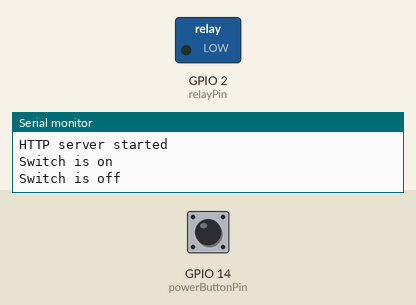
Bench run of a sketch on a simulated ESP8266 (NodeMCU). Shown: switched loads named in the sketch (green lamp = pin HIGH), the last lines printed to the serial monitor. The inputs (shaded band) are chosen by the test bench; at power-on: GPIO 14 (powerButtonPin) LOW. WiFi joins after 1.5 s; servers stay silent unless stated; not simulated (calls return 0 or success): /home/jsingh/private/wireless.h.

Above: at 4.7 s.
4.8 s: GPIO 14 (powerButtonPin) pulled HIGH for 0.15 s
At 5.7 s:
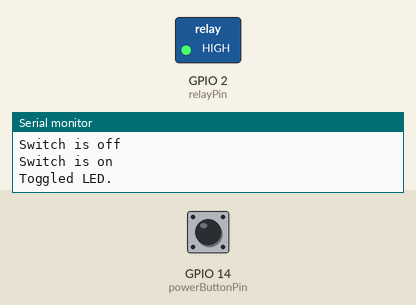
6.4 s: GPIO 14 (powerButtonPin) pulled HIGH for 1 s
At 7.0 s:
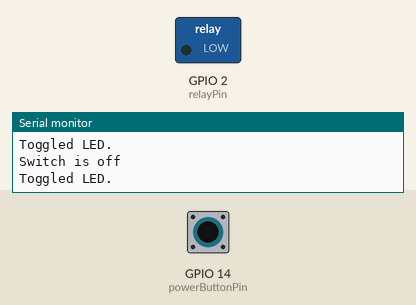
8.9 s: GPIO 14 (powerButtonPin) pulled HIGH for 3.2 s
At 10.1 s:
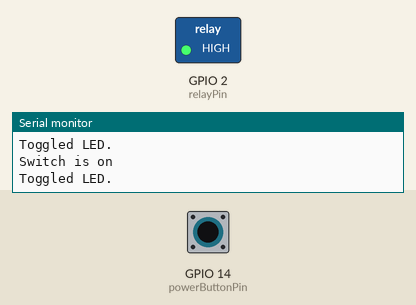
Timing chart, 0 to 11.9 s (numbered marks = the images above; inputs shaded):
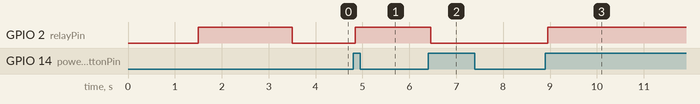

The sketch:

Esp8266LightPanel.ino
```cpp
#include <ESP8266WiFi.h>
#include <WiFiClient.h>
#include <ESP8266WebServer.h>
#include "./index.h"
#include "/home/jsingh/private/wireless.h"

#define IP_ADDRESS_SUFFIX 202

const char* ssid = PRIVATE_SSID;
const char* password = PRIVATE_PSK;

ESP8266WebServer server(80);

void handleRoot() {
  server.send(200, "text/html", INDEX_HTML);
}

const int relayPin = 2; // D4 (Using GPIO-2 since GPIO-0 flashes when flashing program).
const int powerButtonPin = 14; // D5
bool relayState = false;

const String setRelayState(bool newRelayState) {
	bool oldRelayState = relayState;
  relayState = newRelayState;
	const String output = relayState ? "Switch is on" : "Switch is off";
	if (oldRelayState != relayState) {
		digitalWrite(relayPin, relayState ? 1 : 0);
  	Serial.println(output);
	}
	return output;
}

int buttonState;             // the current reading from the input pin
int lastButtonState = LOW;   // the previous reading from the input pin

// the following variables are unsigned longs because the time, measured in
// milliseconds, will quickly become a bigger number than can be stored in an int.
unsigned long lastDebounceTime = 0;  // the last time the output pin was toggled
unsigned long debounceDelay = 50;    // the debounce time; increase if the output flickers

void processPowerButton() {
	  // read the state of the switch into a local variable:
  int reading = digitalRead(powerButtonPin);

  // check to see if you just pressed the button
  // (i.e. the input went from LOW to HIGH), and you've waited long enough
  // since the last press to ignore any noise:

  // If the switch changed, due to noise or pressing:
  if (reading != lastButtonState) {
    // reset the debouncing timer
    lastDebounceTime = millis();
  }

  if ((millis() - lastDebounceTime) > debounceDelay) {
    // whatever the reading is at, it's been there for longer than the debounce
    // delay, so take it as the actual current state:

    // if the button state has changed:
    if (reading != buttonState) {
      buttonState = reading;

      // only toggle the LED if the new button state is HIGH
      if (buttonState == HIGH) {
        setRelayState(!relayState);
			  Serial.println(F("Toggled LED."));
      }
    }
  }
  // save the reading. Next time through the loop, it'll be the lastButtonState:
  lastButtonState = reading;
}

void toggleRelay() {
	const String output = setRelayState(!relayState);
  server.send(200, "text/plain", output);
}
void turnRelayOn() {
	const String output = setRelayState(true);
  server.send(200, "text/plain", output);
}
void turnRelayOff() {
	const String output = setRelayState(false);
  server.send(200, "text/plain", output);
}

void handleNotFound() {
  String message = "File Not Found\n\n";
  message += "URI: ";
  message += server.uri();
  message += "\nMethod: ";
  message += (server.method() == HTTP_GET) ? "GET" : "POST";
  message += "\nArguments: ";
  message += server.args();
  message += "\n";
  for (uint8_t i = 0; i < server.args(); i++) {
    message += " " + server.argName(i) + ": " + server.arg(i) + "\n";
  }
  server.send(404, "text/plain", message);
}

void setup(void) {
  pinMode(relayPin, OUTPUT);
  pinMode(powerButtonPin, INPUT);
  setRelayState(false);

  Serial.begin(115200);
  WiFi.mode(WIFI_STA);
  #ifdef IP_ADDRESS_SUFFIX
	  IPAddress ip(10, 2, 1, IP_ADDRESS_SUFFIX);
		IPAddress gateway(10, 2, 1, 1);
		IPAddress subnet(255, 255, 255, 0);
		IPAddress dns(10, 2, 1, 1);
		WiFi.config(ip, dns, gateway, subnet);
	#endif
  WiFi.begin(ssid, password);
  Serial.println("");

  // Wait for connection
  while (WiFi.status() != WL_CONNECTED) {
    delay(500);
    Serial.print(".");
  }
  Serial.println("");
  Serial.print("Connected to ");
  Serial.println(ssid);
  Serial.print("IP address: ");
  Serial.println(WiFi.localIP());

  server.on("/", handleRoot);
  server.on("/toggle-relay", toggleRelay);
  server.on("/relay/on", turnRelayOn);
  server.on("/relay/off", turnRelayOff);

  server.onNotFound(handleNotFound);

  server.begin();
  Serial.println("HTTP server started");

  setRelayState(true);
  delay(2000);
  setRelayState(false);
}

void loop(void) {
  server.handleClient();
  processPowerButton();
}
```

index.h
```cpp
const String BODY = "\
<nav class='light-blue lighten-1' role='navigation'>\n\
  <div class='nav-wrapper container'><a id='logo-container' href='#' class='brand-logo'>Light Panel</a>\n\
    <ul class='right hide-on-med-and-down'>\n\
      <li><a href='https://github.com/jazeee/esp8266/tree/master'>GitHub</a></li>\n\
    </ul>\n\
\n\
    <ul id='nav-mobile' class='sidenav'>\n\
      <li><a href='https://github.com/jazeee/esp8266/tree/master'>GitHub</a></li>\n\
    </ul>\n\
    <a href='#' data-target='nav-mobile' class='sidenav-trigger'><i class='material-icons'>menu</i></a>\n\
  </div>\n\
</nav>\n\
<div class='section no-pad-bot' id='index-banner'>\n\
  <div class='container'>\n\
    <br><br>\n\
    <h1 class='header center orange-text'>Jaz's Light Panel</h1>\n\
    <div class='row center'>\n\
      <h5 class='header col s12 light'>Light Panel Controller</h5>\n\
    </div>\n\
    <div class='row'>\n\
	    <div class='col m4 s12 center'></div>\n\
	    <div class='col m4 s12 center'>\n\
	      <a href='#' onclick='toggleSwitch()' id='toggle-switch' class='btn-large waves-effect waves-light orange'>\n\
	        Toggle Switch \n\
	      </a>\n\
      </div>\n\
	    <div class='col m2 s12 center'></div>\n\
    </div>\n\
    <div class='row center'>\n\
      <h5 class='header col s12 light' id='switch-response'></h5>\n\
    </div>\n\
    <br><br>\n\
\n\
  </div>\n\
</div>\n\
";

const String SCRIPTS = "\
<script>\n\
  function toggleSwitch() {\n\
    fetch(\"/toggle-relay\", {method: 'POST'}).then(response=>response.text())\n\
    .then((text) => {\n\
      console.log(text);\n\
      document.getElementById('switch-response').textContent = text;\n\
    });\n\
  }\n\
</script>\n\
";

const String INDEX_HTML =
"<!DOCTYPE html>\n"
"<html>\n\
  <head>\n\
    <!--Import Google Icon Font-->\n\
    <link href='https://fonts.googleapis.com/icon?family=Material+Icons' rel='stylesheet'>\n\
    <!-- Compiled and minified CSS -->\n\
    <link rel='stylesheet' href='https://cdnjs.cloudflare.com/ajax/libs/materialize/1.0.0/css/materialize.min.css' \n\
    media='screen,projection'>\n\
\n\
    <!--Let browser know website is optimized for mobile-->\n\
    <meta name='viewport' content='width=device-width, initial-scale=1.0'/>\n\
  </head>\n\
\n\
  <body>\n" +
  BODY +
  "\n" +
  SCRIPTS + "\
    <!--JavaScript at end of body for optimized loading-->\n\
    <!-- Compiled and minified JavaScript -->\n\
    <script src='https://cdnjs.cloudflare.com/ajax/libs/materialize/1.0.0/js/materialize.min.js'></script>	\n\
  </body>\n\
</html>\n\
";
```

Measured:
- after the input at 4.8 s, GPIO 2 (relayPin): LOW → HIGH after 0.05 s
- after the input at 6.4 s, GPIO 2 (relayPin): HIGH → LOW after 0.05 s
- after the input at 8.9 s, GPIO 2 (relayPin): LOW → HIGH after 0.05 s
